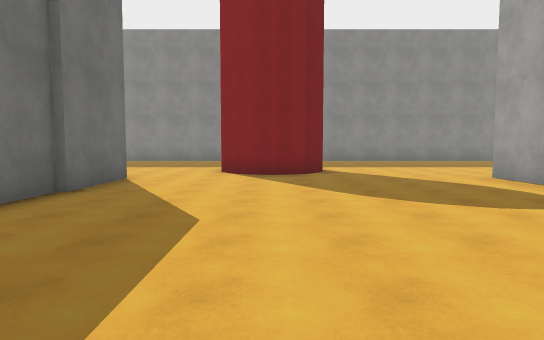
view 1 (above)

20 first-person views from a walk through a scene from a Unity 3-D project. The camera is 1.5 m above the floor, tilts 4° down and sees 75° across. The floor is counted in squares, 2 m on a side. Each view is taken from the middle of a square. On the plan, view 1 faces up. The plan holds only what a view shows up to about 11 squares ahead; the rest is blank. The place goes on beyond the plan. The player is left out. Surface patterns are stand-ins for the level's own textures.

view 2
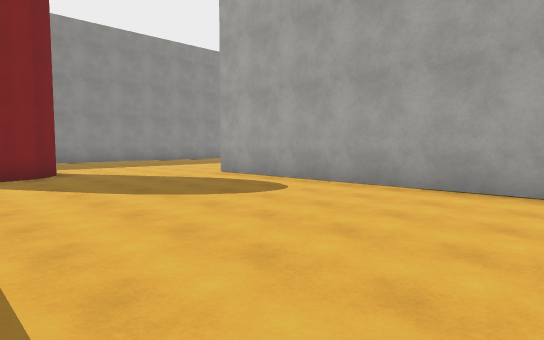

view 3
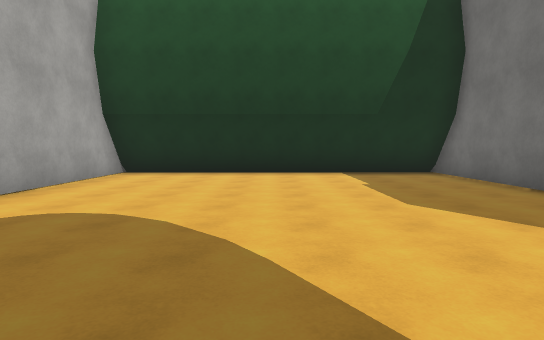

view 4
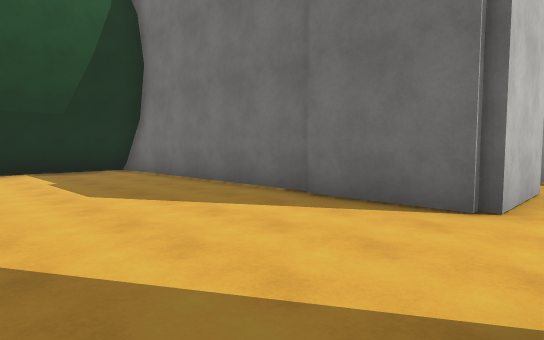

view 5
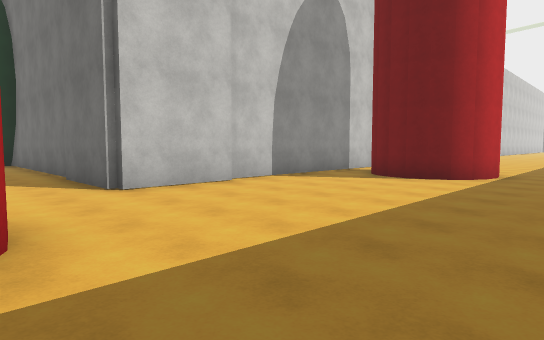

view 6
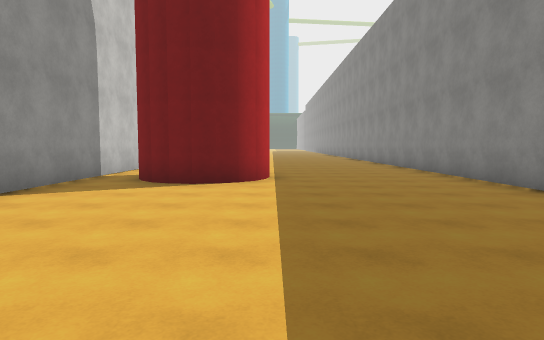

view 7
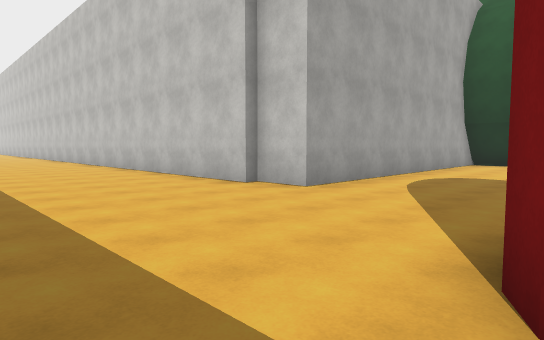

view 8
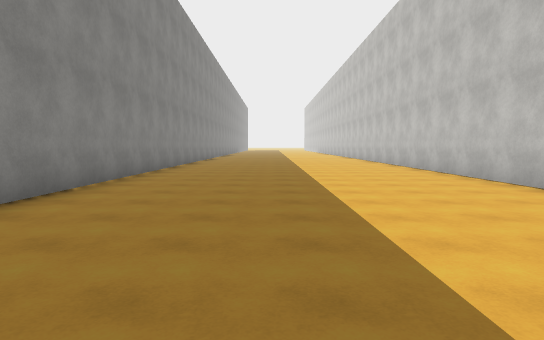

view 9
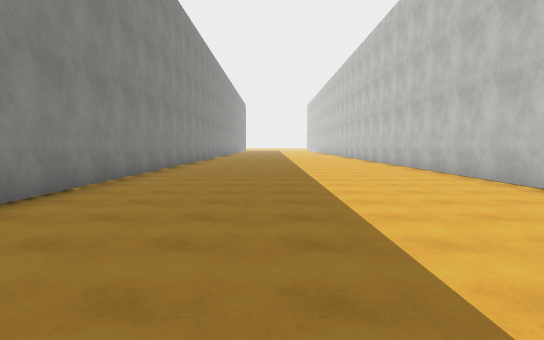

view 10
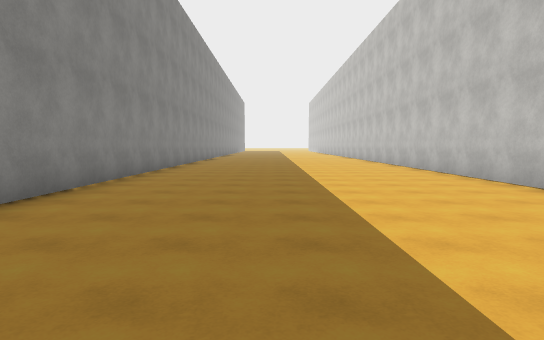

view 11
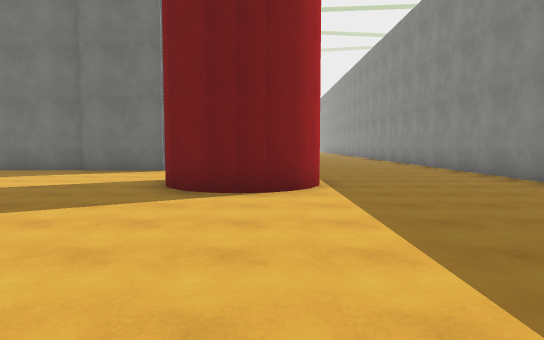

view 12
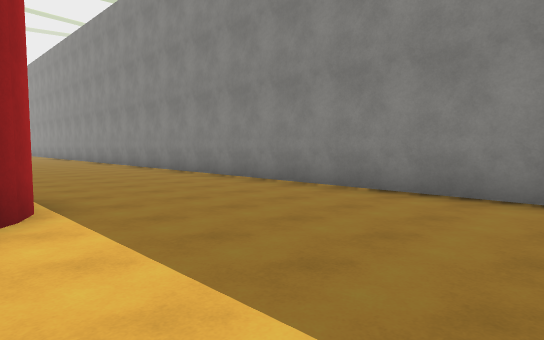

view 13
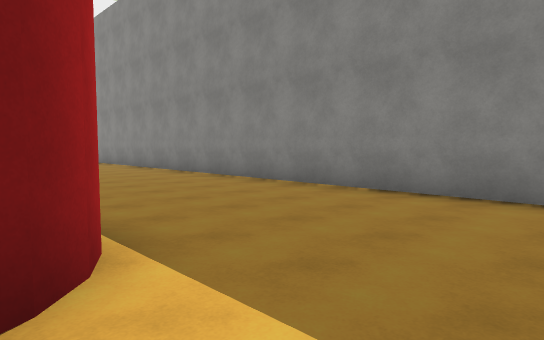

view 14
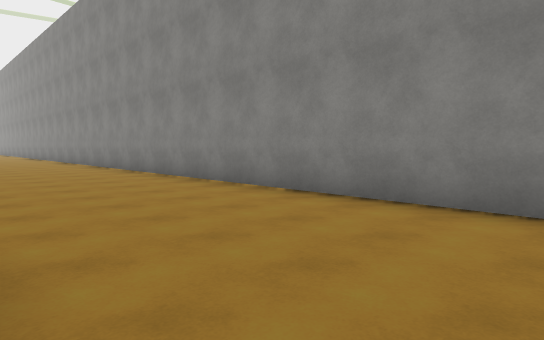

view 15
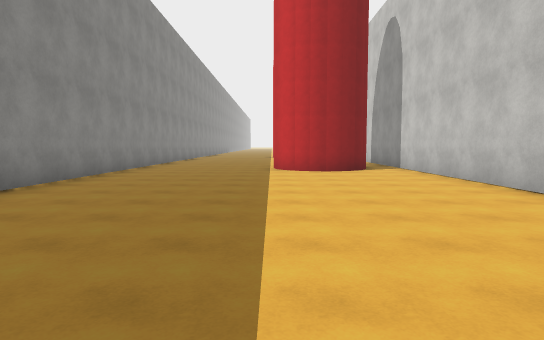

view 16
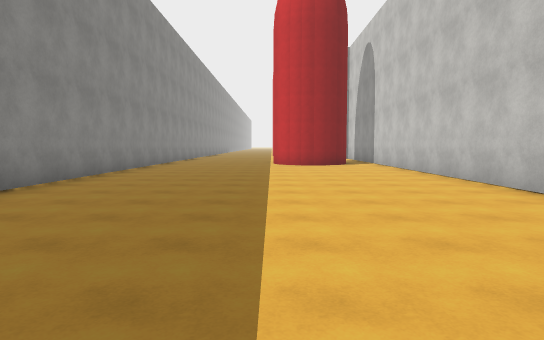

view 17
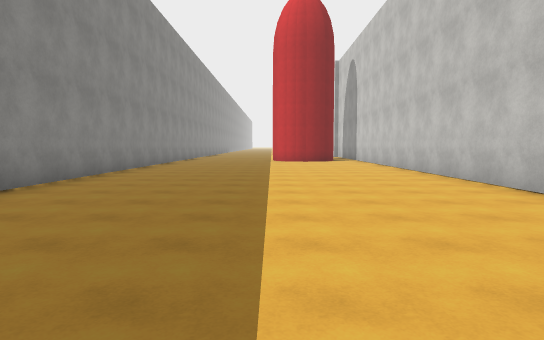

view 18
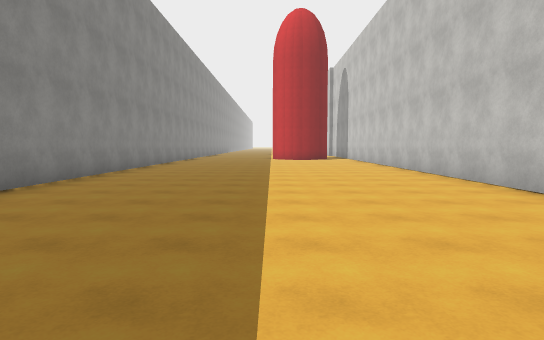

view 19
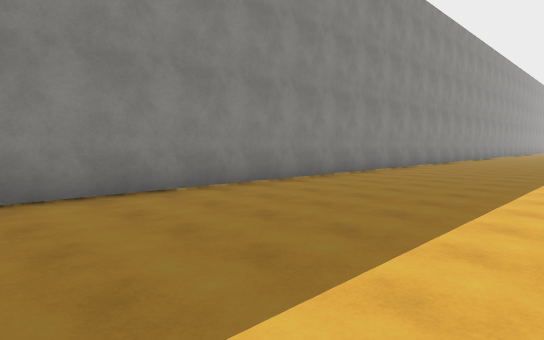

view 20
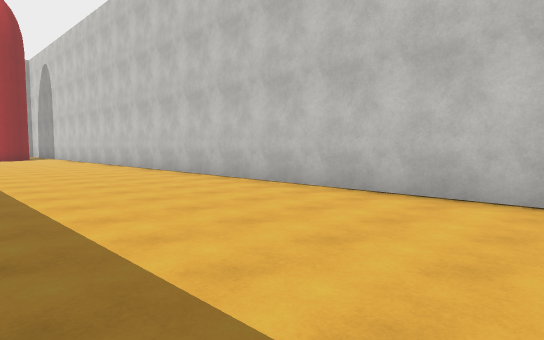

### Floor plan
Points are (right, up) in squares from view 1. A wall is a line through its corners. A room is listed if a view was taken in it or the views show most of it. See-through windows are left out.
Room 1 (views 1, 2, 3, 4)
walls: (-3.4, 5.6) (-3.4, -1.5); (-0.5, 9) (-1.1, 9.4); (0.5, 9) (-0.2, 8.9); (-3.2, 8.1) (-3.2, 5.5); (-0.9, 9.2) (-1.2, 9.6) (-1.5, 10.2); (1.4, 9.7) (0.9, 9.2) (0.3, 8.9) (-0.7, 9.1); (1.4, 10) (1.1, 9.3); (-3.5, -1.1) (5.1, -1.1); (-3.5, -1.3) (5.1, -1.3); (5, -1.5) (5, 8.1)
low walls: (-3.4, -1.5) (5, -1.5)
ways out: opening at (-2.3, 9) to room 2; opening at (3, 8.3) to room 2
Room 2 (views 5, 6, 7, 8, 9, 10, 11, 12, 13, 14, 15, 16, 17, 18, 19, 20)
walls: (-9, 11.2) (-8.8, 10.2); (-9.3, 11.6) (-8.8, 10.7) (-9, 9.8); (-9.6, 11.8) (-9.1, 11.3); (-8.9, 10) (-9.3, 9.4); (-10.5, 12) (-9.9, 11.9) (-9.5, 11.7); (-9.1, 9.6) (-9.5, 9.2) (-9.9, 9); (-11.2, 9.2) (-11.6, 9.6) (-11.8, 10) (-11.9, 10.7) (-11.6, 11.3) (-11.2, 11.7); (-11.9, 10.2) (-11.7, 11.1); (-5.8, 8.1) (-3.2, 8.1); (-1.5, 10.2) (-1.4, 10.9); (0.4, 11.9) (0.9, 11.7) (1.2, 11.3); (1.1, 11.6) (1.5, 10.7); (1.4, 10.9) (1.5, 10.5) (1.4, 9.7); (5, 8.1) (6.3, 8.1); (6.3, 8.4) (18.1, 8.4); (-31.4, 7.9) (-5.9, 7.9); (18, 16.4) (-31.4, 16.4)
ways out: opening at (-2.3, 9) to room 1; opening at (3, 8.3) to room 1

Positions as (right, up) in squares from view 1, and headings:
1: (0, 0), facing up
2: (-1, 0), facing up-right
3: (1, 8), facing down
4: (1, 9), facing down-left
5: (-1, 14), facing down-left
6: (-2, 12), facing left
7: (1, 13), facing down-right
8: (1, 13), facing right
9: (5, 13), facing right
10: (7, 13), facing right
11: (7, 11), facing left
12: (5, 11), facing up-left
13: (3, 11), facing up-left
14: (-8, 12), facing up-left
15: (-22, 12), facing right
16: (-25, 12), facing right
17: (-28, 12), facing right
18: (-30, 12), facing right
19: (-32, 11), facing up-right
20: (-32, 13), facing down-right
